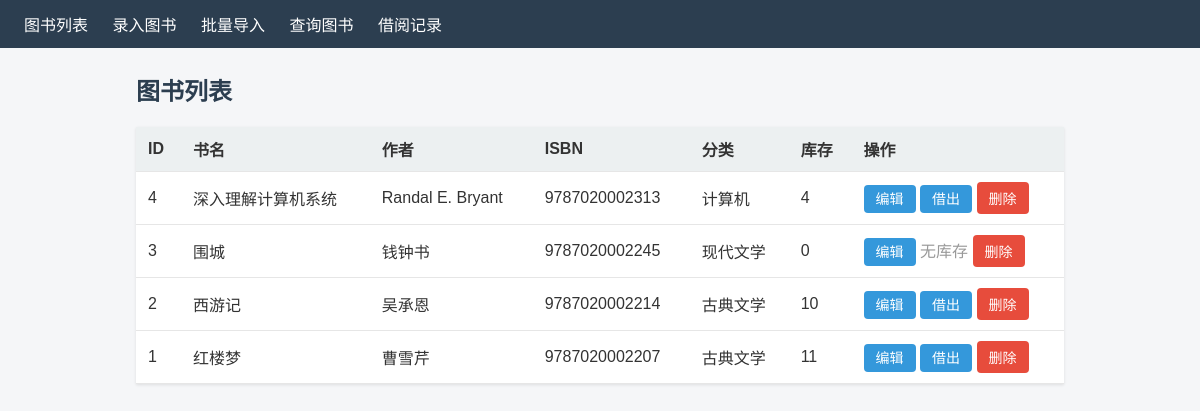
Before: / with the older database file.
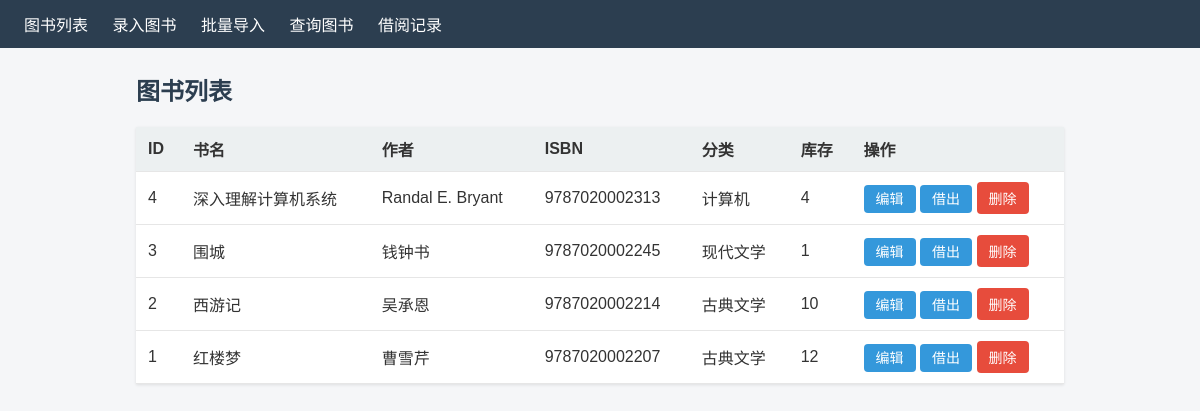
After: the same page with the newer database file.
### models.py (models this page shows, shortened)
class Book(db.Model):
    __tablename__ = "books"
    id = db.Column(db.Integer, primary_key=True)
    title = db.Column(db.String(200), nullable=False)          # 书名
    author = db.Column(db.String(120), nullable=False)         # 作者
    isbn = db.Column(db.String(32), unique=True, nullable=False)  # ISBN 唯一
    category = db.Column(db.String(80), nullable=False)        # 分类
    stock = db.Column(db.Integer, default=0, nullable=False)   # 库存数量
    borrows = db.relationship("Borrow", backref="book", lazy=True)

### app.py (the view)
@app.route("/")
def index():
    books = Book.query.order_by(Book.id.desc()).all()
    return render_template("index.html", books=books)

### templates/index.html
{% extends "base.html" %}
{% block content %}
<h2>图书列表</h2>
<table>
    <thead>
        <tr>
            <th>ID</th><th>书名</th><th>作者</th><th>ISBN</th>
            <th>分类</th><th>库存</th><th>操作</th>
        </tr>
    </thead>
    <tbody>
    {% for b in books %}
        <tr>
            <td>{{ b.id }}</td>
            <td>{{ b.title }}</td>
            <td>{{ b.author }}</td>
            <td>{{ b.isbn }}</td>
            <td>{{ b.category }}</td>
            <td>{{ b.stock }}</td>
            <td>
                <a class="btn" href="{{ url_for('edit_book', book_id=b.id) }}">编辑</a>
                {% if b.stock > 0 %}
                    <a class="btn" href="{{ url_for('borrow_book', book_id=b.id) }}">借出</a>
                {% else %}
                    <span class="disabled">无库存</span>
                {% endif %}
                <form method="post" action="{{ url_for('delete_book', book_id=b.id) }}"
                      style="display:inline" onsubmit="return confirm('确定删除《{{ b.title }}》吗？');">
                    <button type="submit" class="btn btn-danger">删除</button>
                </form>
            </td>
        </tr>
    {% else %}
        <tr><td colspan="7">暂无图书，请先录入。</td></tr>
    {% endfor %}
    </tbody>
</table>
{% endblock %}

Changed rows visible on the page:
changed Book "围城": stock "0" → "1"; stock "无库存" → "借出"
changed Book "红楼梦": stock "11" → "12"
